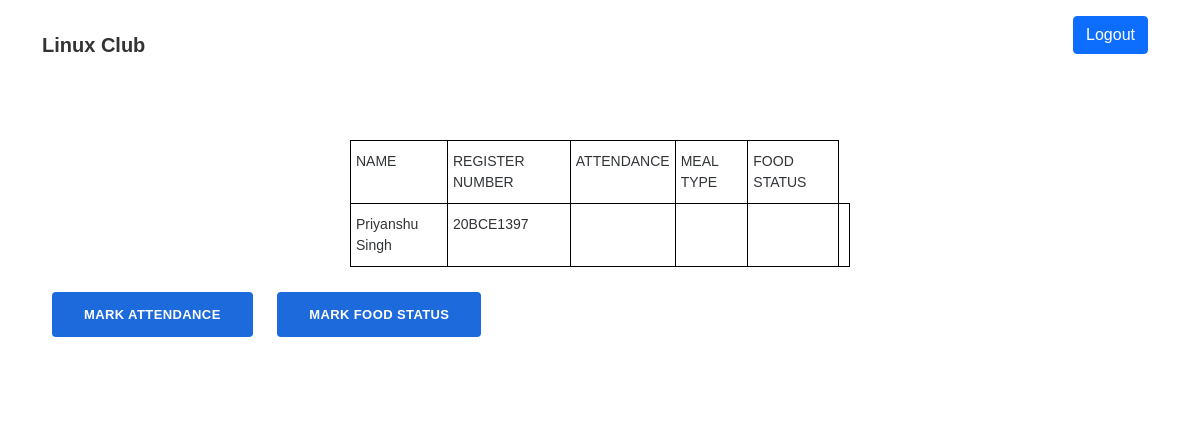
/participant/20BCE1397/, run on an earlier commit of the app's database.
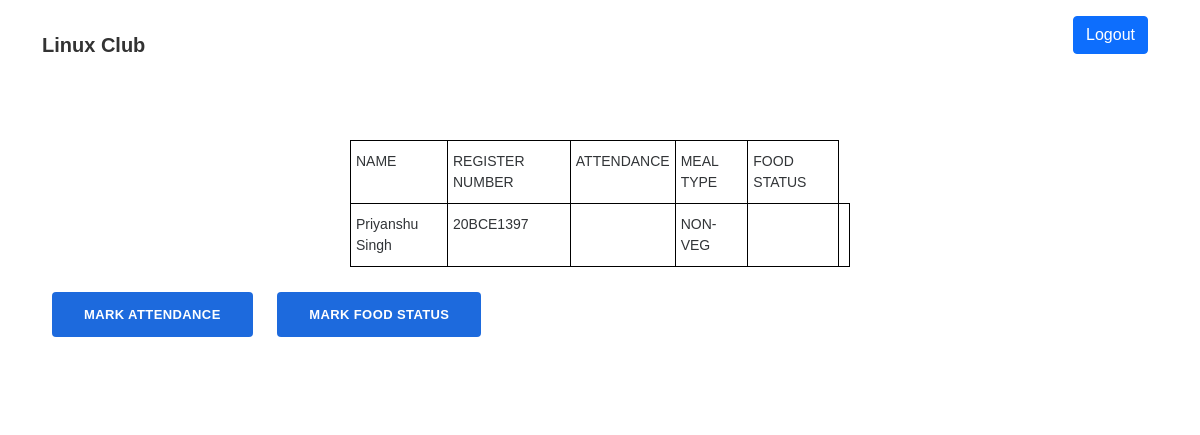
And on a later commit of the database.
### tables this page shows
CREATE TABLE participants (name TEXT NOT NULL, regno TEXT NOT NULL, attendance TEXT, mealtype TEXT NOT NULL, food_status TEXT NOT NULL);

### app.py (the view, shortened to what this page needs)
@app.route('/participant/<regno>/', methods=['POST', 'GET'])
def attendance(regno):
    x = 1
    if x == 1:
        conn2 = sqlite3.connect('data.db')
        if request.method == "GET":
            conn2 = sqlite3.connect('data.db')
            rec = conn2.execute(
                "select * from participants where regno = '%s'" % regno)
            rec = [i for i in rec]
            print(rec)
            return render_template('correct.html', r=rec[0])
    else:
        return redirect(url_for('index'))

### templates/correct.html (shortened to what this page needs)
{% extends "base.html" %}
{% block content %}
<nav class="navbar navbar-light navbar-expand-lg navigation-clean-button">
    <div class="container"><a class="navbar-brand" href="">Linux Club</a>
        <div class="collapse navbar-collapse" id="navcol-1">
            <a href="./logout"><button class="btn btn-primary" type="button">Logout</button></a>
        </div>
    </div>
</nav>
<section class="newsletter-subscribe">
    <div class="container">
        <div class="intro">
            <table class="tg">
                <thead>
                    <tr>
                        <th class="tg-0lax">NAME</th>
                        <th class="tg-0lax">REGISTER NUMBER</th>
                        <th class="tg-0lax">ATTENDANCE</th>
                        <th class="tg-0lax">MEAL TYPE</th>
                        <th class="tg-0lax">FOOD STATUS</th>
                    </tr>
                </thead>
                <tbody>
                    <tr>
                        <td class="tg-0lax">{{ r[0] }}</td>
                        <td class="tg-0lax">{{ r[1] }}</td>
                        <td class="tg-0lax">{{ r[2] }}</td>
                        <td class="tg-0lax">{{ r[3] }}</td>
                        <td class="tg-0lax">{{ r[4] }}</td>
                        <td class="tg-0lax">{{ r[5] }}</td>
                    </tr>
                </tbody>
            </table>
        </div>
        <form method="post" action="/participant/{{ r[1] }}/">
            <input type="submit" class="btn btn-primary" value="MARK ATTENDANCE" name="action1" />
            <input type="submit" class="btn btn-primary" value="MARK FOOD STATUS" name="action2" />
        </form>
    </div>
</section>
{% endblock %}

What changed in the data, as far as the page shows it:
changed participants "Priyanshu Singh": mealtype (not shown) → "NON-VEG"
